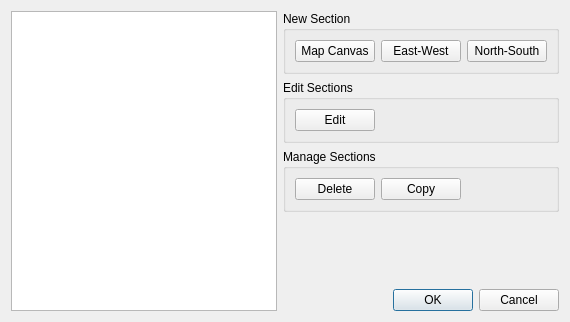
<?xml version="1.0" encoding="UTF-8"?>
<ui version="4.0">
 <class>Dialog</class>
 <widget class="QDialog" name="Dialog">
  <property name="geometry">
   <rect>
    <x>0</x>
    <y>0</y>
    <width>570</width>
    <height>322</height>
   </rect>
  </property>
  <property name="windowTitle">
   <string>Section Manager</string>
  </property>
  <layout class="QHBoxLayout" name="horizontalLayout">
   <item>
    <widget class="QListView" name="listView"/>
   </item>
   <item>
    <layout class="QVBoxLayout" name="verticalLayout">
     <property name="rightMargin">
      <number>0</number>
     </property>
     <item>
      <widget class="QGroupBox" name="groupBox">
       <property name="title">
        <string>New Section</string>
       </property>
       <layout class="QHBoxLayout" name="horizontalLayout_2">
        <item>
         <widget class="QPushButton" name="pushButton">
          <property name="text">
           <string>Map Canvas</string>
          </property>
         </widget>
        </item>
        <item>
         <widget class="QPushButton" name="pushButton_2">
          <property name="text">
           <string>East-West</string>
          </property>
         </widget>
        </item>
        <item>
         <widget class="QPushButton" name="pushButton_3">
          <property name="text">
           <string>North-South</string>
          </property>
         </widget>
        </item>
       </layout>
      </widget>
     </item>
     <item>
      <widget class="QGroupBox" name="groupBox_2">
       <property name="title">
        <string>Edit Sections</string>
       </property>
       <layout class="QHBoxLayout" name="horizontalLayout_3">
        <item>
         <widget class="QPushButton" name="pushButton_4">
          <property name="text">
           <string>Edit</string>
          </property>
         </widget>
        </item>
        <item>
         <spacer name="horizontalSpacer">
          <property name="orientation">
           <enum>Qt::Horizontal</enum>
          </property>
          <property name="sizeHint" stdset="0">
           <size>
            <width>40</width>
            <height>20</height>
           </size>
          </property>
         </spacer>
        </item>
       </layout>
      </widget>
     </item>
     <item>
      <widget class="QGroupBox" name="groupBox_3">
       <property name="title">
        <string>Manage Sections</string>
       </property>
       <layout class="QHBoxLayout" name="horizontalLayout_4">
        <item>
         <widget class="QPushButton" name="pushButton_5">
          <property name="text">
           <string>Delete</string>
          </property>
         </widget>
        </item>
        <item>
         <widget class="QPushButton" name="pushButton_6">
          <property name="text">
           <string>Copy</string>
          </property>
         </widget>
        </item>
        <item>
         <spacer name="horizontalSpacer_2">
          <property name="orientation">
           <enum>Qt::Horizontal</enum>
          </property>
          <property name="sizeHint" stdset="0">
           <size>
            <width>40</width>
            <height>20</height>
           </size>
          </property>
         </spacer>
        </item>
       </layout>
      </widget>
     </item>
     <item>
      <spacer name="verticalSpacer">
       <property name="orientation">
        <enum>Qt::Vertical</enum>
       </property>
       <property name="sizeHint" stdset="0">
        <size>
         <width>20</width>
         <height>40</height>
        </size>
       </property>
      </spacer>
     </item>
     <item>
      <widget class="QDialogButtonBox" name="buttonBox">
       <property name="orientation">
        <enum>Qt::Horizontal</enum>
       </property>
       <property name="standardButtons">
        <set>QDialogButtonBox::Cancel|QDialogButtonBox::Ok</set>
       </property>
      </widget>
     </item>
    </layout>
   </item>
  </layout>
 </widget>
 <resources/>
 <connections>
  <connection>
   <sender>buttonBox</sender>
   <signal>accepted()</signal>
   <receiver>Dialog</receiver>
   <slot>accept()</slot>
   <hints>
    <hint type="sourcelabel">
     <x>248</x>
     <y>254</y>
    </hint>
    <hint type="destinationlabel">
     <x>157</x>
     <y>274</y>
    </hint>
   </hints>
  </connection>
  <connection>
   <sender>buttonBox</sender>
   <signal>rejected()</signal>
   <receiver>Dialog</receiver>
   <slot>reject()</slot>
   <hints>
    <hint type="sourcelabel">
     <x>316</x>
     <y>260</y>
    </hint>
    <hint type="destinationlabel">
     <x>286</x>
     <y>274</y>
    </hint>
   </hints>
  </connection>
 </connections>
</ui>
